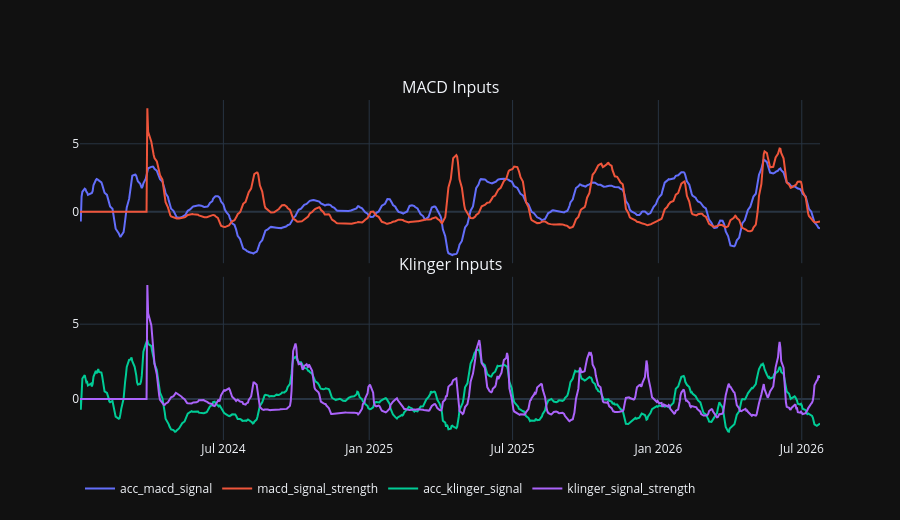

The code cell stored with this chart in its notebook:
### Markdown cell above
## MACD and Klinger Terminal

### Code cell
MACD_KLINGER_GROUPS = [
    ("MACD Inputs", ["acc_macd_signal", "macd_signal_strength"]),
    ("Klinger Inputs", ["acc_klinger_signal", "klinger_signal_strength"]),
]
plot_grouped_terminal(features_pd, DEFAULT_TICKER, MACD_KLINGER_GROUPS).show()

### Figure 1 — Plotly figure (JSON) as saved in the notebook; plotly's stock layout.template omitted (floating-point values rounded to 4 significant figures; data arrays with more than 128 entries replaced by an {"elided": "..."} marker saying what was removed)
{"data": [{"mode": "lines", "name": "acc_macd_signal", "type": "scatter", "x": {"elided": "642 str values"}, "xaxis": "x", "y": {"elided": "642 float values"}, "yaxis": "y"}, {"mode": "lines", "name": "macd_signal_strength", "type": "scatter", "x": {"elided": "642 str values"}, "xaxis": "x", "y": {"elided": "642 float values"}, "yaxis": "y"}, {"mode": "lines", "name": "acc_klinger_signal", "type": "scatter", "x": {"elided": "642 str values"}, "xaxis": "x2", "y": {"elided": "642 float values"}, "yaxis": "y2"}, {"mode": "lines", "name": "klinger_signal_strength", "type": "scatter", "x": {"elided": "642 str values"}, "xaxis": "x2", "y": {"elided": "642 float values"}, "yaxis": "y2"}], "layout": {"annotations": [{"font": {"size": 16}, "showarrow": false, "text": "MACD Inputs", "x": 0.5, "xanchor": "center", "xref": "paper", "y": 1, "yanchor": "bottom", "yref": "paper"}, {"font": {"size": 16}, "showarrow": false, "text": "Klinger Inputs", "x": 0.5, "xanchor": "center", "xref": "paper", "y": 0.48, "yanchor": "bottom", "yref": "paper"}], "height": 520, "hovermode": "x unified", "legend": {"orientation": "h"}, "xaxis": {"anchor": "y", "domain": [0, 1], "matches": "x2", "showticklabels": false}, "xaxis2": {"anchor": "y2", "domain": [0, 1]}, "yaxis": {"anchor": "x", "domain": [0.52, 1]}, "yaxis2": {"anchor": "x2", "domain": [0, 0.48]}}}
